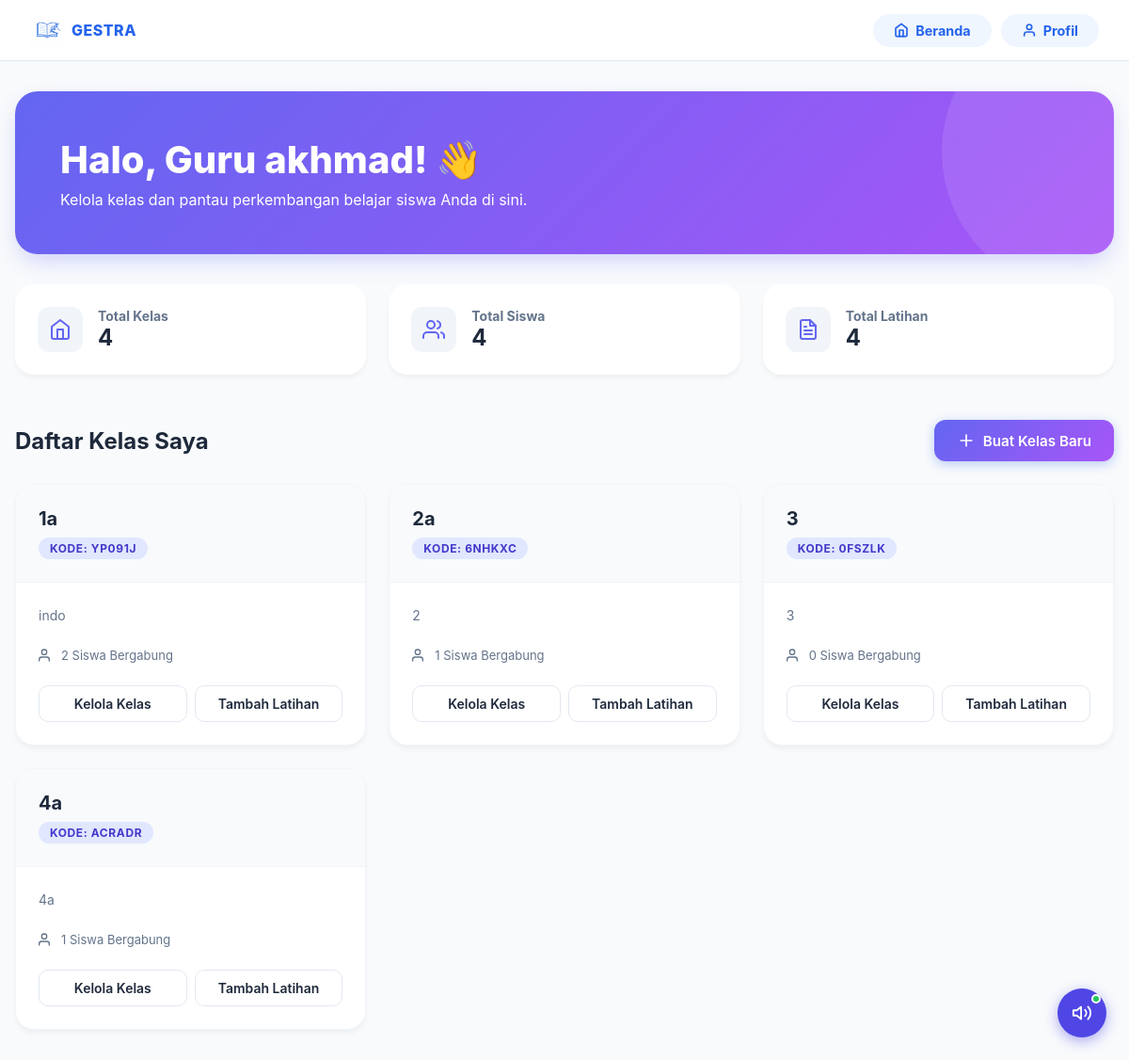
/guru/dashboard (signed in), run on an earlier commit of the app's database.
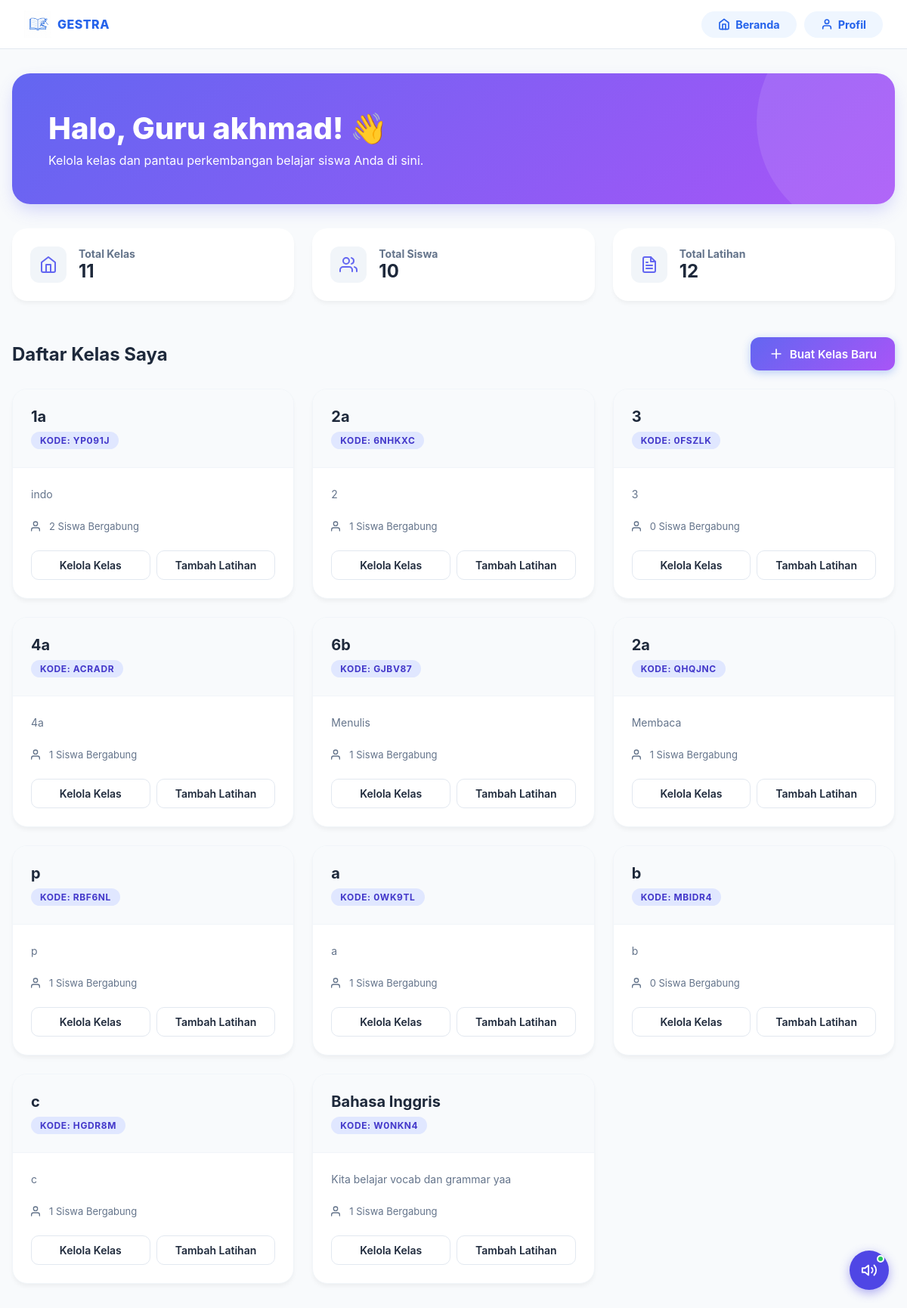
And on a later commit of the database.
### app/models/kelas.py (models this page shows)
class Kelas(Base):
    __tablename__ = "kelas"
    id = Column(Integer, primary_key=True, index=True)
    nama_kelas = Column(String, index=True)
    deskripsi = Column(Text)
    guru_id = Column(Integer, ForeignKey("users.id"))
    kode_kelas = Column(String, unique=True, index=True)
    dibuat_pada = Column(DateTime, default=datetime.utcnow)
    guru = relationship("User")
    enrollments = relationship("Enrollment", back_populates="kelas", cascade="all, delete-orphan")

### app/routes/guru.py (the view)
@router.get("/dashboard", response_class=HTMLResponse)
async def guru_dashboard(request: Request, db: Session = Depends(get_db)):
    user = get_current_user(request, db)
    if not user or user.role != "guru":
        return RedirectResponse(url="/login")
    from app.models.kelas import Kelas
    kelas_list = db.query(Kelas).filter(Kelas.guru_id == user.id).all()
    total_kelas = len(kelas_list)
    total_siswa = sum([len(k.enrollments) for k in kelas_list])
    from app.models.latihan import Latihan
    latihan_list = db.query(Latihan).filter(Latihan.guru_id == user.id).all()
    total_latihan = len(latihan_list)
    return templates.TemplateResponse(
        request=request,
        name="guru/dashboard.html",
        context={
            "user": user,
            "kelas_list": kelas_list,
            "total_kelas": total_kelas,
            "total_siswa": total_siswa,
            "total_latihan": total_latihan
        }
    )

### app/templates/guru/dashboard.html (shortened to what this page needs)
{% extends "layout.html" %}
{% block content %}
<div class="dashboard-container">
    <div class="welcome-section">
        <h1>Halo, Guru {{ user.nama }}! 👋</h1>
        <p>Kelola kelas dan pantau perkembangan belajar siswa Anda di sini.</p>
    </div>
    <div class="stats-grid">
        <div class="stat-card">
            <div class="stat-icon">
                <svg width="24" height="24" viewBox="0 0 24 24" fill="none" stroke="currentColor" stroke-width="2" stroke-linecap="round" stroke-linejoin="round"><path d="M3 9l9-7 9 7v11a2 2 0 0 1-2 2H5a2 2 0 0 1-2-2z"></path><polyline points="9 22 9 12 15 12 15 22"></polyline></svg>
            </div>
            <div class="stat-info">
                <h3>Total Kelas</h3>
                <p>{{ total_kelas }}</p>
            </div>
        </div>
        <div class="stat-card">
            <div class="stat-icon">
            </div>
            <div class="stat-info">
                <h3>Total Siswa</h3>
                <p>{{ total_siswa }}</p>
            </div>
        </div>
        <div class="stat-card">
            <div class="stat-icon">
            </div>
            <div class="stat-info">
                <h3>Total Latihan</h3>
                <p>{{ total_latihan }}</p>
            </div>
        </div>
    </div>
    <div class="section-header">
        <h2>Daftar Kelas Saya</h2>
        <a href="/guru/kelas/buat" class="btn-primary">
            <svg width="20" height="20" viewBox="0 0 24 24" fill="none" stroke="currentColor" stroke-width="2" stroke-linecap="round" stroke-linejoin="round"><line x1="12" y1="5" x2="12" y2="19"></line><line x1="5" y1="12" x2="19" y2="12"></line></svg>
            Buat Kelas Baru
        </a>
    </div>
    <div class="kelas-grid">
        {% if kelas_list %}
            {% for kelas in kelas_list %}
            <div class="kelas-card">
                <div class="kelas-header">
                    <h3>{{ kelas.nama_kelas }}</h3>
                    <span class="kode-badge">KODE: {{ kelas.kode_kelas }}</span>
                </div>
                <div class="kelas-body">
                    <p>{{ kelas.deskripsi or 'Tidak ada deskripsi.' }}</p>
                    <div style="display: flex; align-items: center; gap: 0.5rem; color: var(--text-secondary); font-size: 0.8125rem;">
                        <svg width="16" height="16" viewBox="0 0 24 24" fill="none" stroke="currentColor" stroke-width="2" stroke-linecap="round" stroke-linejoin="round"><path d="M17 21v-2a4 4 0 0 0-4-4H5a4 4 0 0 0-4 4v2"></path><circle cx="9" cy="7" r="4"></circle></svg>
                        {{ kelas.enrollments|length }} Siswa Bergabung
                    </div>
                </div>
                <div class="kelas-footer">
                    <a href="/guru/kelas/{{ kelas.id }}/detail" class="btn-outline">Kelola Kelas</a>
                    <a href="/guru/latihan/buat/{{ kelas.id }}" class="btn-outline">Tambah Latihan</a>
                </div>
            </div>
            {% endfor %}
        {% endif %}
    </div>
</div>
{% endblock %}

What changed in the data, as far as the page shows it:
added Kelas: nama_kelas "6b", kode_kelas "GJBV87", deskripsi "Menulis", enrollments|length "1"
added Kelas: nama_kelas "2a", kode_kelas "QHQJNC", deskripsi "Membaca", enrollments|length "1"
added Kelas: nama_kelas "p", kode_kelas "RBF6NL", deskripsi "p", enrollments|length "1"
added Kelas: nama_kelas "a", kode_kelas "0WK9TL", deskripsi "a", enrollments|length "1"
added Kelas: nama_kelas "b", kode_kelas "MBIDR4", deskripsi "b", enrollments|length "0"
added Kelas: nama_kelas "c", kode_kelas "HGDR8M", deskripsi "c", enrollments|length "1"
added Kelas: nama_kelas "Bahasa Inggris", kode_kelas "W0NKN4", deskripsi "Kita belajar vocab dan grammar yaa", enrollments|length "1"
Also different on the page:
{{ total_kelas }}: "4" → "11"
{{ total_siswa }}: "4" → "10"
{{ total_latihan }}: "4" → "12"
